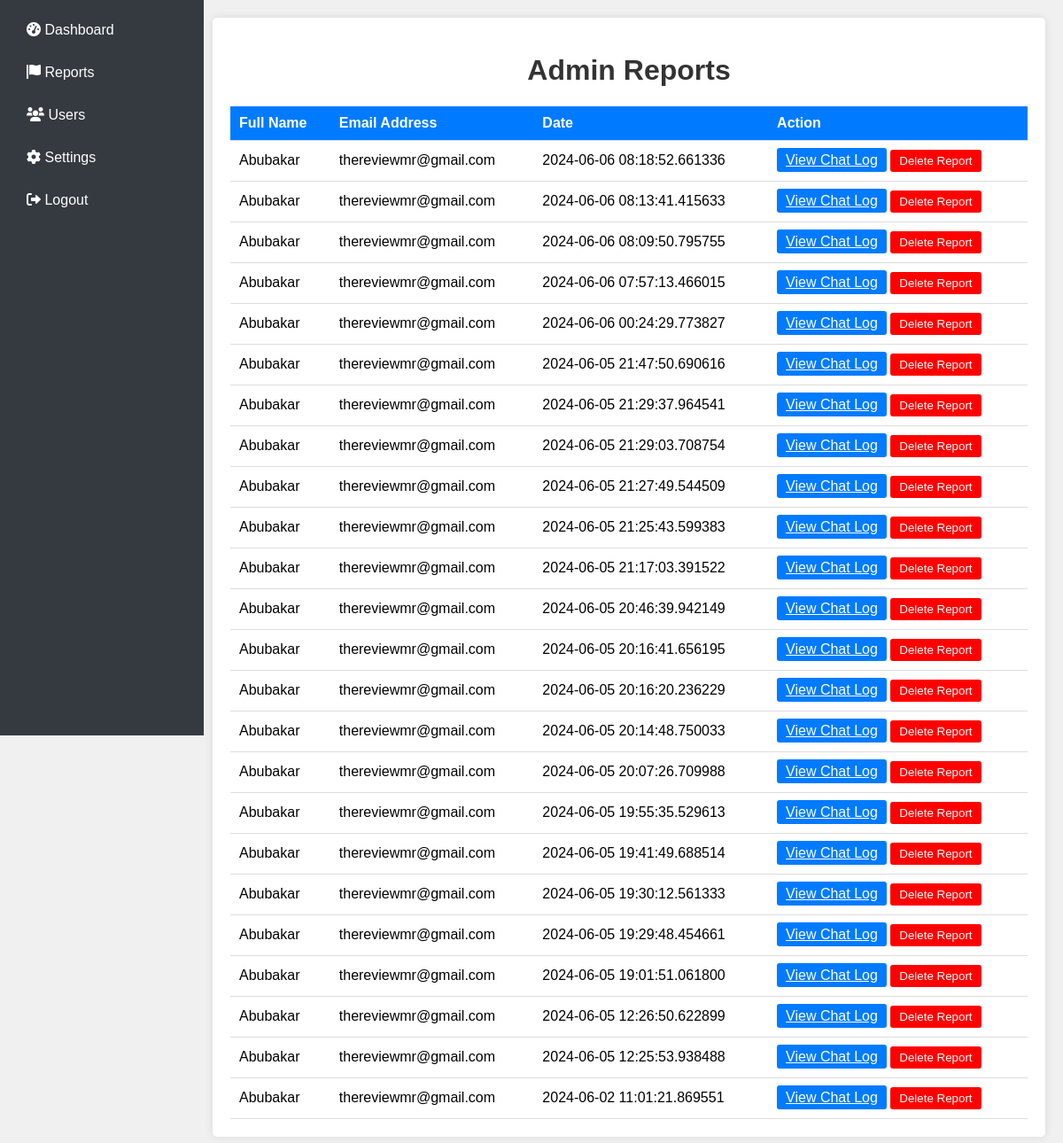
The app's page /admin_reports (signed in) with its own data.
### app.py (models this page shows)
class Report(db.Model):
    id = db.Column(db.Integer, primary_key=True)
    user_id = db.Column(db.Integer, db.ForeignKey('user.id'), nullable=False)
    chat_log = db.Column(db.Text, nullable=False)
    date = db.Column(db.DateTime, nullable=False, default=datetime.utcnow)
    evidence_filename = db.Column(db.String(200), nullable=True)

class User(UserMixin, db.Model):
    id = db.Column(db.Integer, primary_key=True)
    fullname = db.Column(db.String(100), nullable=False)
    email = db.Column(db.String(100), unique=True, nullable=False)
    password = db.Column(db.String(100), nullable=False)
    is_admin = db.Column(db.Boolean, default=False)
    reports = db.relationship('Report', backref='user', lazy=True)

### app.py (the view)
@app.route('/admin_reports')
def admin_reports():
    if 'user_id' not in session:
        return redirect(url_for('login'))
    user_id = session['user_id']
    current_user = User.query.get(user_id)
    if not current_user.is_admin:
        return redirect(url_for('login'))
    reports = Report.query.order_by(Report.date.desc()).all()
    return render_template('admin_reports.html', reports=reports)

### templates/admin_reports.html (shortened to what this page needs)
<!DOCTYPE html>
<html lang="en">
<head>
    <link rel="stylesheet" href="https://cdnjs.cloudflare.com/ajax/libs/font-awesome/6.0.0-beta3/css/all.min.css">
</head>
<body>
    <div class="sidebar">
        <a href="{{ url_for('admin_dashboard') }}"><i class="fas fa-tachometer-alt"></i> Dashboard</a>
        <a href="{{ url_for('admin_reports') }}"><i class="fas fa-flag"></i> Reports</a>
        <a href="{{ url_for('admin_users') }}"><i class="fas fa-users"></i> Users</a>
        <a href="{{ url_for('admin_settings') }}"><i class="fas fa-cog"></i> Settings</a>
        <a href="{{ url_for('logout') }}"><i class="fas fa-sign-out-alt"></i> Logout</a>
    </div>
    <div class="main-content">
        <div class="container">
            <h1>Admin Reports</h1>
            <table>
                <thead>
                    <tr>
                        <th>Full Name</th>
                        <th>Email Address</th>
                        <th>Date</th>
                        <th>Action</th>
                    </tr>
                </thead>
                <tbody>
                    {% for report in reports %}
                    <tr>
                        <td>{{ report.user.fullname }}</td>
                        <td>{{ report.user.email }}</td>
                        <td>{{ report.date }}</td>
                        <td>
                            <a href="{{ url_for('admin_view_chat_log', report_id=report.id) }}" class="btn-primary">View Chat Log</a>
                            <form action="{{ url_for('delete_report', report_id=report.id) }}" method="post" style="display:inline;">
                                <button type="submit" class="btn-danger">Delete Report</button>
                            </form>
                        </td>
                    </tr>
                    {% endfor %}
                </tbody>
            </table>
        </div>
    </div>
</body>
</html>

### templates/admin_reports.html (style rules this page uses)
body { font-family: Arial, sans-serif; background-color: #f0f0f0; margin: 0; padding: 0; display: flex; }
.sidebar { width: 200px; background-color: #343a40; padding: 15px; height: 100vh; position: fixed; }
.sidebar a { color: white; display: block; padding: 10px 15px; text-decoration: none; margin-bottom: 10px; border-radius: 5px; }
.main-content { margin-left: 220px; padding: 20px; width: calc(100% - 220px); }
.container { background-color: #fff; padding: 20px; border-radius: 5px; box-shadow: 0 0 10px rgba(0, 0, 0, 0.1); }
h1 { text-align: center; color: #333; }
table { width: 100%; border-collapse: collapse; margin-top: 20px; }
th, td { padding: 10px; border-bottom: 1px solid #ddd; text-align: left; }
th { background-color: #007bff; color: #fff; }
.btn-primary, .btn-danger { padding: 5px 10px; border: none; border-radius: 3px; color: white; cursor: pointer; transition: background-color 0.3s; }
.btn-primary { background-color: #007bff; }
.btn-danger { background-color: red; }

### records on screen
Report: user.fullname "Abubakar", user.email "thereviewmr@gmail.com", date "2024-06-06 08:18:52.661336"
Report: user.fullname "Abubakar", user.email "thereviewmr@gmail.com", date "2024-06-06 08:13:41.415633"
Report: user.fullname "Abubakar", user.email "thereviewmr@gmail.com", date "2024-06-06 08:09:50.795755"
Report: user.fullname "Abubakar", user.email "thereviewmr@gmail.com", date "2024-06-06 07:57:13.466015"
Report: user.fullname "Abubakar", user.email "thereviewmr@gmail.com", date "2024-06-06 00:24:29.773827"
Report: user.fullname "Abubakar", user.email "thereviewmr@gmail.com", date "2024-06-05 21:47:50.690616"
Report: user.fullname "Abubakar", user.email "thereviewmr@gmail.com", date "2024-06-05 21:29:37.964541"
Report: user.fullname "Abubakar", user.email "thereviewmr@gmail.com", date "2024-06-05 21:29:03.708754"
Report: user.fullname "Abubakar", user.email "thereviewmr@gmail.com", date "2024-06-05 21:27:49.544509"
Report: user.fullname "Abubakar", user.email "thereviewmr@gmail.com", date "2024-06-05 21:25:43.599383"
Report: user.fullname "Abubakar", user.email "thereviewmr@gmail.com", date "2024-06-05 21:17:03.391522"
Report: user.fullname "Abubakar", user.email "thereviewmr@gmail.com", date "2024-06-05 20:46:39.942149"
Report: user.fullname "Abubakar", user.email "thereviewmr@gmail.com", date "2024-06-05 20:16:41.656195"
Report: user.fullname "Abubakar", user.email "thereviewmr@gmail.com", date "2024-06-05 20:16:20.236229"
Report: user.fullname "Abubakar", user.email "thereviewmr@gmail.com", date "2024-06-05 20:14:48.750033"
Report: user.fullname "Abubakar", user.email "thereviewmr@gmail.com", date "2024-06-05 20:07:26.709988"
Report: user.fullname "Abubakar", user.email "thereviewmr@gmail.com", date "2024-06-05 19:55:35.529613"
Report: user.fullname "Abubakar", user.email "thereviewmr@gmail.com", date "2024-06-05 19:41:49.688514"
Report: user.fullname "Abubakar", user.email "thereviewmr@gmail.com", date "2024-06-05 19:30:12.561333"
Report: user.fullname "Abubakar", user.email "thereviewmr@gmail.com", date "2024-06-05 19:29:48.454661"
Report: user.fullname "Abubakar", user.email "thereviewmr@gmail.com", date "2024-06-05 19:01:51.061800"
Report: user.fullname "Abubakar", user.email "thereviewmr@gmail.com", date "2024-06-05 12:26:50.622899"
Report: user.fullname "Abubakar", user.email "thereviewmr@gmail.com", date "2024-06-05 12:25:53.938488"
Report: user.fullname "Abubakar", user.email "thereviewmr@gmail.com", date "2024-06-02 11:01:21.869551"
